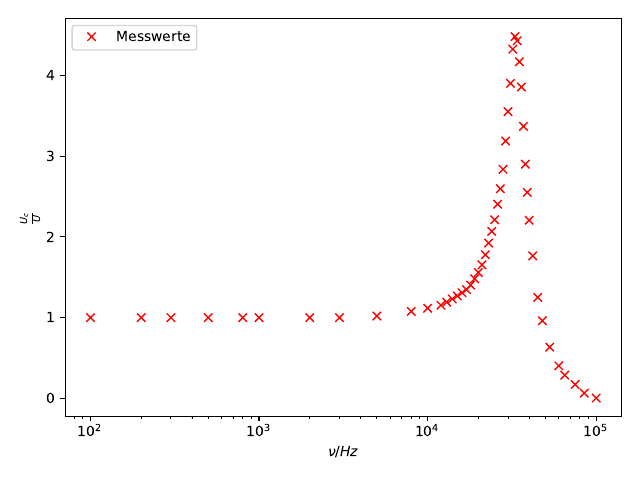

The Python source for this figure:
import numpy as np
from scipy.optimize import curve_fit
import matplotlib.pyplot as plt
from uncertainties import ufloat

a, b, c= np.genfromtxt('Werte3.txt', unpack=True)

d= b/c
minVal, maxVal = None, None
list = d
for item in list:
 if minVal == None or item < minVal:
     minVal = item
 if maxVal == None or item > maxVal:
     maxVal = item
print ("Die kleinste Zahl ist %s und die groesste Zahl ist %s." % (minVal, maxVal))


#plt.plot(t, f(t, *params), 'b-' ,label='Lineare Regression')



plt.xscale('log')
plt.plot (a, d, 'rx', label='Messwerte')
#plt.plot(x,f(x, *params), 'b-' ,label='Ausgleichsfunktion f(x)')

plt.xlabel(r'$\nu / hz$')
plt.ylabel(r'$ \frac{U_c}{U}$')
plt.legend(loc="upper left")
plt.tight_layout()
plt.savefig('plot2.pdf')
plt.show()
